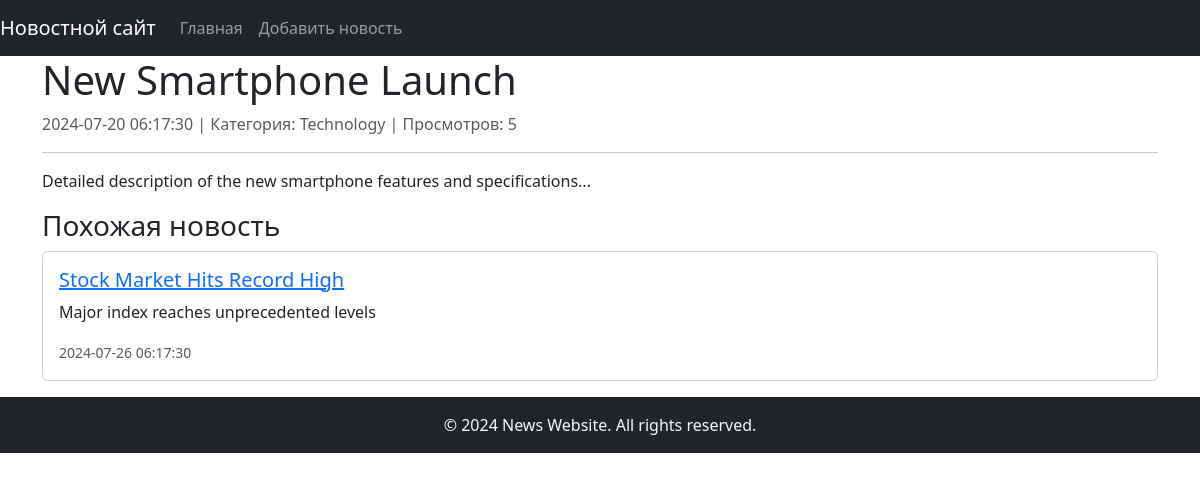
Page /news.php?id=1 on the committed database.
### tables this page shows
CREATE TABLE `news` (
  `id` int(11) NOT NULL,
  `title` varchar(255) NOT NULL,
  `announcement` text NOT NULL,
  `detailed_text` text NOT NULL,
  `category_id` int(11) NOT NULL,
  `author_id` int(11) NOT NULL,
  `date` timestamp NULL DEFAULT CURRENT_TIMESTAMP,
  `view_count` int(11) DEFAULT '0'
);

CREATE TABLE `categories` (
  `id` int(11) NOT NULL,
  `name` varchar(255) NOT NULL
);

### public/includes/news.php (called while the page is built, shortened)
<?php
class News {
    private $db;
    public function __construct($db) {
        $this->db = $db;
    }
    public function getNewsById($newsId) {
        $query = "SELECT n.*, c.name AS category, a.name AS author
                  FROM news n
                  JOIN categories c ON n.category_id = c.id
                  JOIN authors a ON n.author_id = a.id
                  WHERE n.id = :id";
        $stmt = $this->db->prepare($query);
        $stmt->bindValue(':id', $newsId, PDO::PARAM_INT);
        $stmt->execute();
        return $stmt->fetch(PDO::FETCH_ASSOC);
    }
    public function getSimilarNews($newsId) {
        $query = "SELECT n.*, c.name AS category, a.name AS author
                  FROM news n
                  JOIN categories c ON n.category_id = c.id
                  JOIN authors a ON n.author_id = a.id
                  JOIN similar_news sn ON n.id = sn.similar_news_id
                  WHERE sn.news_id = :id";
        $stmt = $this->db->prepare($query);
        $stmt->bindValue(':id', $newsId, PDO::PARAM_INT);
        $stmt->execute();
        return $stmt->fetchAll(PDO::FETCH_ASSOC);
    }
}

### public/news.php (the view, shortened to what this page needs)
<?php
include_once 'includes/database.php';
include_once 'includes/news.php';
if (isset($_GET['id'])) {
    $newsId = $_GET['id'];
    $newsObj = new News($db);
    $news = $newsObj->getNewsById($newsId);
    $similarNews = $newsObj->getSimilarNews($newsId);
}
?>
<!DOCTYPE html>
<html>
<head>
    <link rel="stylesheet" href="https://cdn.jsdelivr.net/npm/bootstrap@5.3.2/dist/css/bootstrap.min.css">
</head>
<body>
    <?php include 'templates/header.php'; ?>
    <div class="container">
        <?php if ($news): ?>
            <h1><?php echo htmlspecialchars($news['title']); ?></h1>
            <p class="text-muted"><?php echo $news['date']; ?> | Категория: <?php echo htmlspecialchars($news['category']); ?> | Просмотров: <?php echo $news['view_count']; ?></p>
            <hr>
            <p><?php echo $news['detailed_text']; ?></p>
            <?php if (count($similarNews) > 1): ?>
                <h3>Похожие новости</h3>
            <?php elseif (count($similarNews) == 1): ?>
                <h3>Похожая новость</h3>
            <?php endif; ?>
            <?php if (!empty($similarNews)): ?>
                <?php foreach ($similarNews as $similar): ?>
                    <div class="card mb-3">
                        <div class="card-body">
                            <h5 class="card-title"><a href="news.php?id=<?php echo $similar['id']; ?>"><?php echo htmlspecialchars($similar['title']); ?></a></h5>
                            <p class="card-text"><?php echo htmlspecialchars($similar['announcement']); ?></p>
                            <p class="card-text"><small class="text-muted"><?php echo $similar['date']; ?></small></p>
                        </div>
                    </div>
                <?php endforeach; ?>
            <?php else: ?>
                <p>Похожие новости не найдены.</p>
            <?php endif; ?>
        <?php else: ?>
            <p>Новостная статья не найдена.</p>
        <?php endif; ?>
    </div>
    <?php include_once 'templates/footer.php'; ?>
</body>
</html>

### rows in the picture
news: title "New Smartphone Launch", date "2024-07-20 06:17:30", category.name "Technology", view_count "5", detailed_text "Detailed description of the new smartphone features and specifications..."
news: title "Stock Market Hits Record High", announcement "Major index reaches unprecedented levels", date "2024-07-26 06:17:30"
